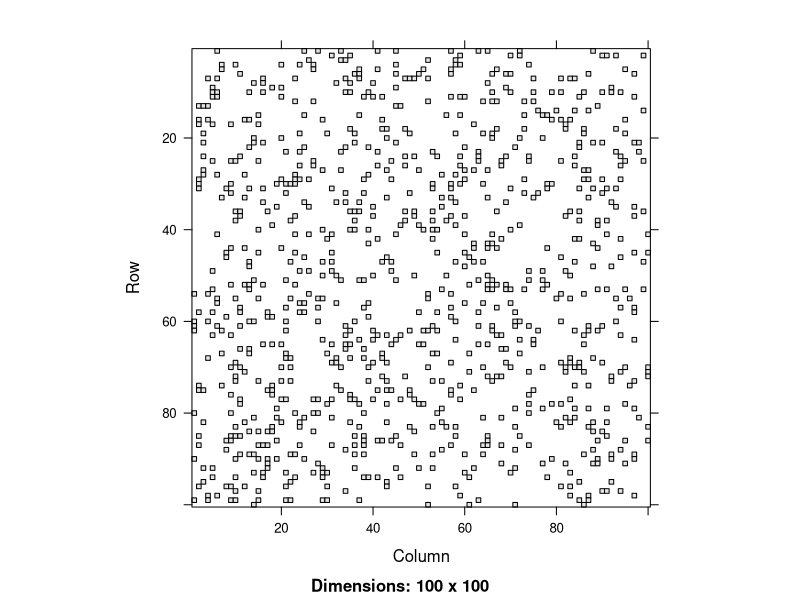
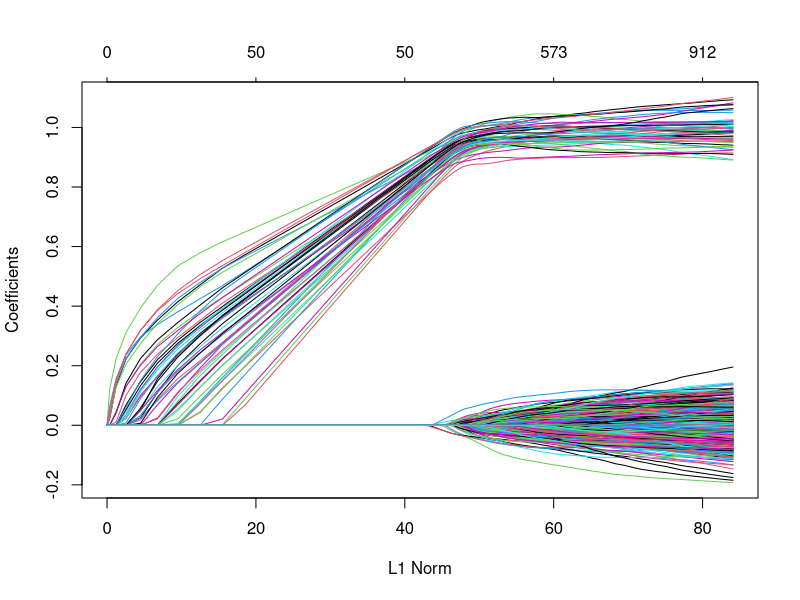

The R script that drew these images, in order:
## ---- chunk 1
m <- matrix(rbinom(1e6, 1, .05), ncol=1e3)
m[1:5,1:5]
sum(m)
prod(dim(m))
## ---- chunk 2
print(object.size(m), units="Mb")
## ---- chunk 3
library(Matrix)
mm <- Matrix(m, sparse=TRUE)
mm[1:5,1:5]
sum(mm)
print(object.size(mm), units="Mb")
as.numeric(object.size(m)/object.size(mm))
## ---- chunk 4
s <- sparseMatrix(i=c(1,3,5),j=c(1,2,3),x=c(4,5,6),dims=c(6,4))
s
## ---- chunk 5
library(microbenchmark)
n <- 1e3
nn <- 1e5
s <- sparseMatrix(i=sample(n,nn,TRUE),
                  j=sample(n,nn,TRUE),
                  dims=c(n,n))
microbenchmark(sum(s[,10]),sum(s[10,]))
## ---- chunk 6
s[1:10,1:10] + 1
## ---- chunk 7
s[1:10,1:10] * 2
## ---- chunk 8
image(s[1:100,1:100])
## ---- chunk 9
library(glmnet)
## ---- chunk 10
n <- 1e3
nn <- 1e5
x <- sparseMatrix(i=sample(n,nn,TRUE),
                  j=sample(n,nn,TRUE),
                  dims=c(n,n))
beta <- rep(c(1,0),c(50,950))
y <- x %*% beta + rnorm(n,0,.25)
## ---- chunk 11
fit <- glmnet(x, y, family="gaussian", alpha=1)
plot(fit)
